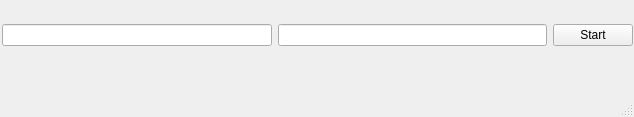
<?xml version="1.0" encoding="UTF-8"?>
<ui version="4.0">
 <class>MainWindow</class>
 <widget class="QMainWindow" name="MainWindow">
  <property name="geometry">
   <rect>
    <x>0</x>
    <y>0</y>
    <width>634</width>
    <height>117</height>
   </rect>
  </property>
  <property name="windowTitle">
   <string>MainWindow</string>
  </property>
  <widget class="QWidget" name="centralwidget">
   <widget class="QWidget" name="">
    <property name="geometry">
     <rect>
      <x>2</x>
      <y>0</y>
      <width>631</width>
      <height>71</height>
     </rect>
    </property>
    <layout class="QHBoxLayout" name="horizontalLayout">
     <item>
      <widget class="QLineEdit" name="lineIp"/>
     </item>
     <item>
      <widget class="QLineEdit" name="linePort"/>
     </item>
     <item>
      <widget class="QPushButton" name="startButton">
       <property name="text">
        <string>Start</string>
       </property>
      </widget>
     </item>
    </layout>
   </widget>
  </widget>
  <widget class="QMenuBar" name="menubar">
   <property name="geometry">
    <rect>
     <x>0</x>
     <y>0</y>
     <width>634</width>
     <height>25</height>
    </rect>
   </property>
  </widget>
  <widget class="QStatusBar" name="statusbar"/>
 </widget>
 <resources/>
 <connections/>
</ui>
